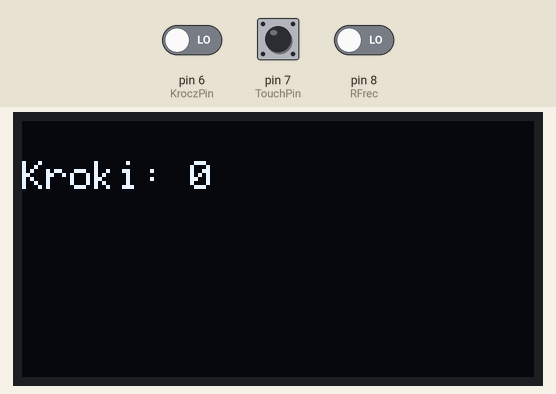
Recording of a sketch running on a simulated Arduino Uno, built with avr-gcc and run on an emulated ATmega328P. Shown: 128×64 one-colour display. The inputs (shaded band) are chosen by the test bench; at power-on: pin 7 (TouchPin) LOW, pin 8 (RFrec) LOW, pin 6 (KroczPin) LOW. Random numbers use the default seed unless the sketch sets one.

Above: at 3.2 s.
3.3 s: pin 7 (TouchPin) pulled HIGH for 3.2 s
At 7.4 s:
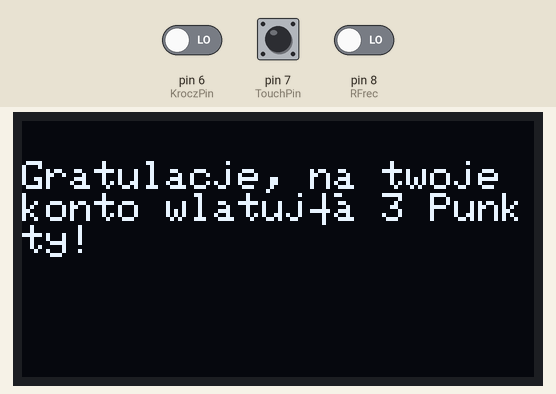
10.6 s: pin 7 (TouchPin) pulled HIGH for 1.25 s
At 13.0 s:
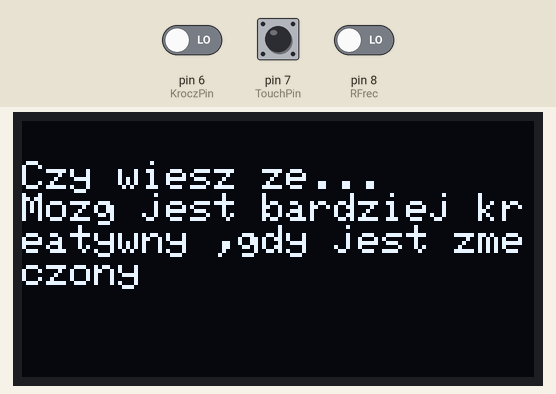
13.3 s: pin 7 (TouchPin) driven HIGH and pin 8 (RFrec) driven HIGH
At 16.0 s:
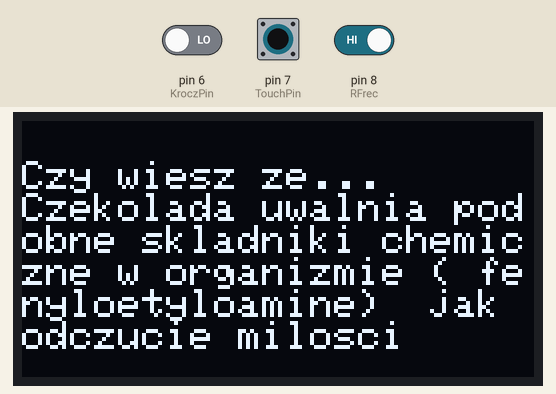
17.4 s: pin 7 (TouchPin) driven LOW
18.9 s: pin 7 (TouchPin) driven HIGH
At 21.2 s:
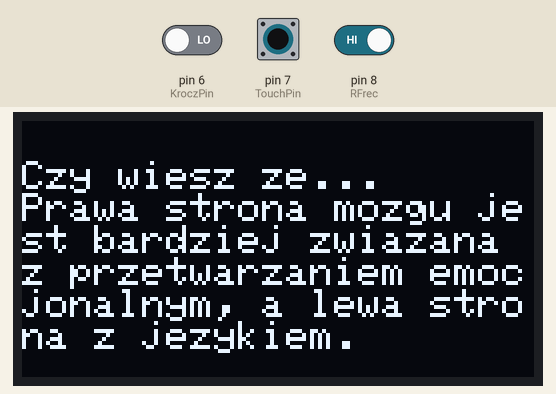
23.0 s: pin 8 (RFrec) driven LOW
At 29.5 s:
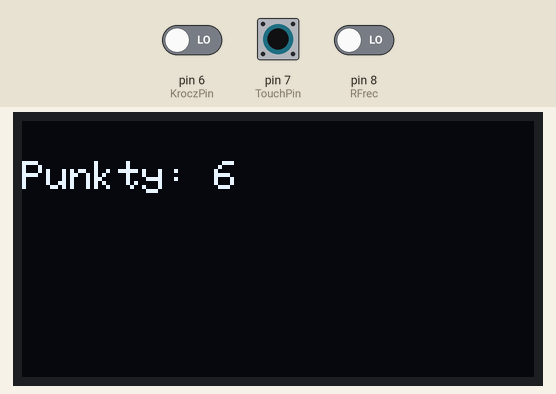
Timing chart, 0 to 31.0 s (numbered marks = the images above; inputs shaded):
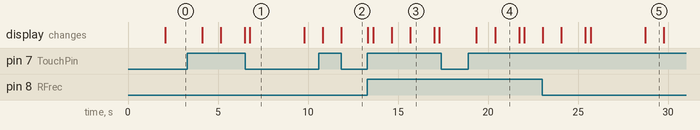

The sketch:

Hackaton_czytnik.ino
```cpp
#include <SPI.h>
#include <Wire.h>
#include <Adafruit_GFX.h>
#include <Adafruit_SSD1306.h>
#include <String.h>

#define SCREEN_WIDTH 128     // OLED display width, in pixels
#define SCREEN_HEIGHT 64     // OLED display height, in pixels
#define OLED_RESET -1        // Reset pin # (or -1 if sharing Arduino reset pin)
#define SCREEN_ADDRESS 0x3C  ///< See datasheet for Address; 0x3D for 128x64, 0x3C for 128x32
Adafruit_SSD1306 display(SCREEN_WIDTH, SCREEN_HEIGHT, &Wire, OLED_RESET);

#define RFrec 8
#define TouchPin 7
#define KroczPin 6

char* ciekawostka[5];

void setup() {
  Serial.begin(9600);

  // SSD1306_SWITCHCAPVCC = generate display voltage from 3.3V internally
  if (!display.begin(SSD1306_SWITCHCAPVCC, SCREEN_ADDRESS)) {
    Serial.println(F("SSD1306 allocation failed"));
    for (;;)
      ;
    pinMode(RFrec, INPUT);
    pinMode(TouchPin, INPUT);
    pinMode(KroczPin, INPUT);
  }

  attachInterrupt(KroczPin, detectStep, RISING);
  // attachInterrupt(RFrec, detectLight, CHANGE);

  delay(2000);
  display.clearDisplay();
  display.setTextSize(1);
  display.setTextColor(WHITE);

  ciekawostka[0] = { "Prawa strona mozgu jest bardziej zwiazana z przetwarzaniem emocjonalnym, a lewa strona z jezykiem." };
  ciekawostka[1] = { "Czekolada uwalnia podobne skladniki chemiczne w organizmie ( fenyloetyloamine)  jak odczucie milosci" };
  ciekawostka[2] = { "Mozg jest bardziej kreatywny ,gdy jest zmeczony" };
  ciekawostka[3] = { "Czlowiek jest bardzie logiczny, gdy mysli w innym jezyku ( niz ojczystym)" };
}

int wybor = 0;
int dotyk;
int kroki = 0;
int x;
int punkty = 0;
int stanRF;
long previousMillis = 0;
long previousMillis2 = 0;
uint8_t debounceTime = 500;

void loop() {
  x = digitalRead(KroczPin);
  int rand = random(4);
  dotyk = digitalRead(7);
  if (dotyk == HIGH) {
    wybor = wybor + 1;
    if (wybor == 5) {
      wybor = 0;
    }
  }
  if (wybor == 0) {
    display.clearDisplay();
    display.setCursor(0, 10);
    display.print("Kroki: ");
    display.println(kroki);
    display.display();
    delay(1000);
  } else if (wybor == 1) {
    display.clearDisplay();
    display.setCursor(0, 10);
    display.print("Punkty: ");
    display.println(punkty);
    display.display();
    delay(1000);
  } else if (wybor == 2) {
    while (wybor == 2) {
      display.clearDisplay();
      display.setTextSize(1);
      display.setCursor(0, 10);
      display.println("Czy wiesz ze... ");
      display.print(ciekawostka[rand]);
      display.display();
      delay(1000);
      if (dotyk == HIGH) {
        wybor++;
        delay(300);
      }
    }
  } else if (wybor == 4) {
    display.clearDisplay();
    display.setTextSize(1);
    display.setCursor(0, 10);
    display.print("Odbierz punkty i idz do czytnika nr ");
    display.println(rand+1);
    display.display();
    delay(250);
    stanRF = digitalRead(RFrec);
    delay(10);
    if (stanRF == 0) {
      punkty = punkty + 3;
      display.clearDisplay();
      display.setTextSize(1);
      display.setCursor(0, 10);
      display.println("Gratulacje, na twoje konto wlatują 3 Punkty!");
      display.display();
      delay(3000);
      wybor = 0;
    }
  }
}

void detectStep() {
  long currentMillis = millis();
  if (currentMillis - previousMillis >= debounceTime) {
    previousMillis = currentMillis;
    kroki += 2;
  }
}
```

Measured:
- after the input at 3.3 s, the display: first changes after 0.81 s (image 1 shows a later state)
- after the input at 10.6 s, the display: first changes after 0.22 s (image 2 shows a later state)
- after the input at 13.3 s, the display: first changes at once (image 3 shows a later state)
- after the input at 17.4 s, every drawn part: stays the same
- after the input at 18.9 s, the display: first changes after 0.46 s (image 4 shows a later state)
- what the display in image 1 shows lasts 3.0 s, from 6.8 s to 9.8 s
- what the display in image 3 shows lasts 1.3 s, from 15.7 s to 17.0 s
- what the display in image 5 shows lasts 1.1 s, from 28.7 s to 29.8 s
